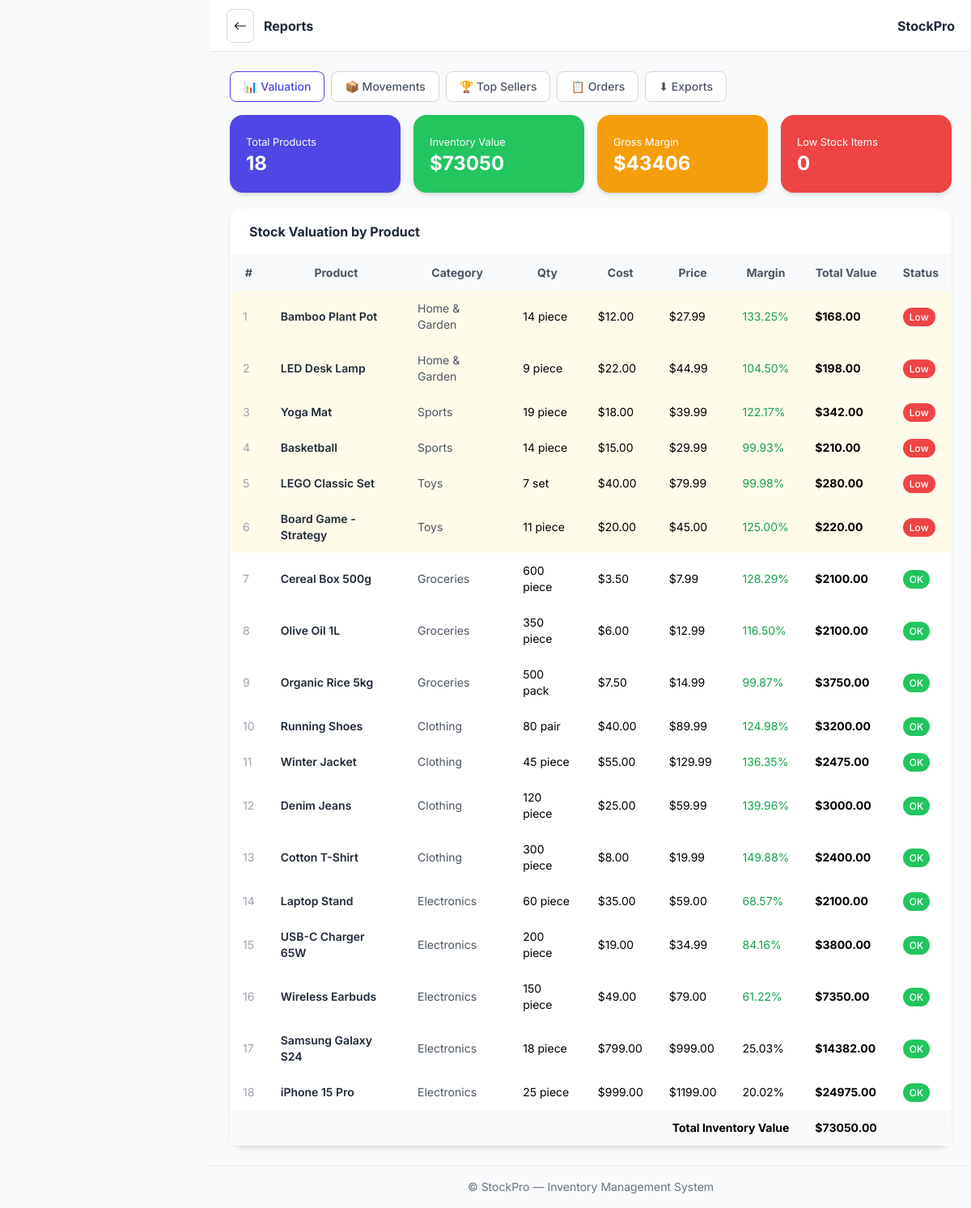
Screenshot of /dashboard/reports/ (signed in) with the database file from the repository.
### inventory/models.py (models this page shows, shortened)
class Product(models.Model):
    STATUS_CHOICES = [
        ("active", "Active"),
        ("archived", "Archived"),
    ]
    UNIT_CHOICES = [
        ("piece", "Piece"),
        ("kg", "Kilogram"),
        ("g", "Gram"),
        ("l", "Liter"),
        ("ml", "Milliliter"),
        ("box", "Box"),
        ("pack", "Pack"),
        ("set", "Set"),
    ]
    name = models.CharField(max_length=200)
    category = models.ForeignKey(
        Category, on_delete=models.SET_NULL, null=True, blank=True, related_name="products"
    )
    supplier = models.ForeignKey(
        Supplier, on_delete=models.SET_NULL, null=True, blank=True, related_name="products"
    )
    description = models.TextField(blank=True)
    sku = models.CharField(max_length=50, unique=True, blank=True)
    barcode = models.CharField(max_length=50, unique=True, blank=True)
    price = models.DecimalField(max_digits=10, decimal_places=2, validators=[MinValueValidator(Decimal("0"))])
    cost_price = models.DecimalField(max_digits=10, decimal_places=2, default=Decimal("0"), validators=[MinValueValidator(Decimal("0"))])
    quantity = models.IntegerField(default=0, validators=[MinValueValidator(0)])
    unit = models.CharField(max_length=20, choices=UNIT_CHOICES, default="piece")
    low_stock_threshold = models.IntegerField(default=10)
    max_stock_threshold = models.IntegerField(default=1000)
    status = models.CharField(max_length=10, choices=STATUS_CHOICES, default="active")
    image = models.ImageField(upload_to="products/", blank=True, null=True)
    created_at = models.DateTimeField(auto_now_add=True)
    updated_at = models.DateTimeField(auto_now=True)
    class Meta:
        ordering = ["-updated_at"]
        indexes = [
            models.Index(fields=["status", "quantity"]),
            models.Index(fields=["sku"]),
        ]
    @property
    def is_low_stock(self):
        return self.quantity <= self.low_stock_threshold
    @property
    def is_overstock(self):
        return self.quantity >= self.max_stock_threshold
    @property
    def total_value(self):
        return self.cost_price * self.quantity
    @property
    def margin(self):
        if self.cost_price > 0:
            return ((self.price - self.cost_price) / self.cost_price * 100).quantize(Decimal("0.01"))
        return Decimal("0.00")

class Category(models.Model):
    name = models.CharField(max_length=100, unique=True)
    description = models.TextField(blank=True)
    parent = models.ForeignKey(
        'self', on_delete=models.SET_NULL, null=True, blank=True, related_name='subcategories'
    )
    created_at = models.DateTimeField(auto_now_add=True)
    class Meta:
        verbose_name_plural = "Categories"
        ordering = ["name"]
    def __str__(self):
        return self.name

### inventory/views.py (the view)
# urls.py: path("reports/", views.reports_view, name="reports"),
@login_required
@manager_or_admin_required
def reports_view(request):
    products      = Product.objects.filter(status="active")
    cash_value    = sum(p.total_value for p in products)
    total_margin  = sum((p.price - p.cost_price) * p.quantity for p in products)
    movements = StockMovement.objects.all()
    movements = movements.order_by("-date")[:200]
    total_in  = sum(m.quantity for m in StockMovement.objects.filter(movement_type="IN"))
    total_out = sum(m.quantity for m in StockMovement.objects.filter(movement_type="OUT"))
    top_movers      = StockMovement.objects.filter(movement_type="IN").values("product__name").annotate(
        sold=Sum("quantity")
    ).order_by("-sold")[:5]
    slow_movers     = products.filter(quantity__gt=0).order_by("quantity")[:5]
    monthly = list(
        PurchaseOrder.objects
        .annotate(month=TruncMonth("order_date"))
        .values("month")
        .annotate(total=Sum("total_amount"))
        .order_by("month")[:6]
    )
    return render(request, "inventory/reports.html", {
        "products": products,
        "cash_value": cash_value,
        "total_margin": total_margin,
        "movements": movements,
        "total_in": total_in,
        "total_out": total_out,
        "top_movers": top_movers,
        "slow_movers": slow_movers,
        "monthly_orders": monthly,
        "categories": Category.objects.all(),
    })

### inventory/templates/inventory/reports.html (shortened to what this page needs)
{% extends 'base.html' %}
{% block page_title %}Reports{% endblock %}
{% block content %}
<div class="flex flex-wrap gap-2 mb-4">
  <button type="button" class="px-4 py-2 text-sm font-medium rounded-lg border border-primary-600 bg-white text-primary-600 hover:bg-primary-50 active report-tab" data-section="valuation" onclick="showSection('valuation')">📊 Valuation</button>
  <button type="button" class="px-4 py-2 text-sm font-medium rounded-lg border border-gray-300 bg-white text-gray-600 hover:bg-gray-50 report-tab" data-section="movement" onclick="showSection('movement')">📦 Movements</button>
  <button type="button" class="px-4 py-2 text-sm font-medium rounded-lg border border-gray-300 bg-white text-gray-600 hover:bg-gray-50 report-tab" data-section="topsellers" onclick="showSection('topsellers')">🏆 Top Sellers</button>
  <button type="button" class="px-4 py-2 text-sm font-medium rounded-lg border border-gray-300 bg-white text-gray-600 hover:bg-gray-50 report-tab" data-section="orders" onclick="showSection('orders')">📋 Orders</button>
  <button type="button" class="px-4 py-2 text-sm font-medium rounded-lg border border-gray-300 bg-white text-gray-600 hover:bg-gray-50 report-tab" data-section="export" onclick="showSection('export')">⬇ Exports</button>
</div>
<div id="valuation" class="report-section">
  <div class="grid grid-cols-2 md:grid-cols-4 gap-4 mb-5">
    <div class="bg-primary-600 text-white rounded-2xl shadow-md p-5">
      <small>Total Products</small>
      <div class="font-bold text-2xl">{{ products.count }}</div>
    </div>
    <div class="bg-success-500 text-white rounded-2xl shadow-md p-5">
      <small>Inventory Value</small>
      <div class="font-bold text-2xl">${{ cash_value|floatformat:0 }}</div>
    </div>
    <div class="bg-warning-500 text-white rounded-2xl shadow-md p-5">
      <small>Gross Margin</small>
      <div class="font-bold text-2xl">${{ total_margin|floatformat:0 }}</div>
    </div>
    <div class="bg-danger-500 text-white rounded-2xl shadow-md p-5">
      <small>Low Stock Items</small>
      <div class="font-bold text-2xl">{{ low_stock_items|length|default:0 }}</div>
    </div>
  </div>
  <div class="bg-white rounded-2xl shadow-md">
    <div class="px-6 py-4 border-b border-gray-100 font-bold text-gray-800">Stock Valuation by Product</div>
    <div class="overflow-x-auto">
      <table class="w-full text-sm">
        <thead class="bg-gray-50">
          <tr class="text-gray-600">
            <th class="px-4 py-3">#</th>
            <th class="px-4 py-3">Product</th>
            <th class="px-4 py-3">Category</th>
            <th class="px-4 py-3">Qty</th>
            <th class="px-4 py-3">Cost</th>
            <th class="px-4 py-3">Price</th>
            <th class="px-4 py-3">Margin</th>
            <th class="px-4 py-3">Total Value</th>
            <th class="px-4 py-3">Status</th>
          </tr>
        </thead>
        <tbody>
          {% for p in products %}
          <tr class="{% if p.is_low_stock %}bg-warning-50{% elif p.is_overstock %}bg-amber-50{% endif %}">
            <td class="px-4 py-3 text-gray-400">{{ forloop.counter }}</td>
            <td class="px-4 py-3">
              <a href="{% url 'product_detail' p.pk %}" class="text-gray-800 font-semibold hover:text-primary-600">{{ p.name }}</a>
            </td>
            <td class="px-4 py-3 text-gray-600">{{ p.category|default:'—' }}</td>
            <td class="px-4 py-3">{{ p.quantity }} {{ p.unit }}</td>
            <td class="px-4 py-3">${{ p.cost_price|floatformat:2 }}</td>
            <td class="px-4 py-3">${{ p.price|floatformat:2 }}</td>
            <td class="px-4 py-3 {% if p.margin > 50 %}text-success-600{% endif %}">{{ p.margin }}%</td>
            <td class="px-4 py-3 font-bold">${{ p.total_value|floatformat:2 }}</td>
            <td class="px-4 py-3">
              {% if p.is_low_stock %}
                <span class="px-2 py-1 text-xs rounded-full font-medium bg-danger-500 text-white">Low</span>
              {% elif p.is_overstock %}
                <span class="px-2 py-1 text-xs rounded-full font-medium bg-warning-500 text-black">Over</span>
              {% else %}
                <span class="px-2 py-1 text-xs rounded-full font-medium bg-success-500 text-white">OK</span>
              {% endif %}
            </td>
          </tr>
          {% empty %}
          <tr>
            <td colspan="9" class="px-4 py-8 text-center text-gray-500">No active products.</td>
          </tr>
          {% endfor %}
        </tbody>
        <tfoot class="bg-gray-50">
          <tr>
            <td colspan="7" class="px-4 py-3 text-end font-bold">Total Inventory Value</td>
            <td class="px-4 py-3 font-bold">${{ cash_value|floatformat:2 }}</td>
            <td></td>
          </tr>
        </tfoot>
      </table>
    </div>
  </div>
</div>
{% endblock %}

### rows the page displays
Product: name "Bamboo Plant Pot", category "Home & Garden", quantity "14", unit "piece", cost_price "12.00", price "27.99", margin "133.25", total_value "168.00", low_stock_threshold "Low"
Product: name "LED Desk Lamp", category "Home & Garden", quantity "9", unit "piece", cost_price "22.00", price "44.99", margin "104.50", total_value "198.00", low_stock_threshold "Low"
Product: name "Yoga Mat", category "Sports", quantity "19", unit "piece", cost_price "18.00", price "39.99", margin "122.17", total_value "342.00", low_stock_threshold "Low"
Product: name "Basketball", category "Sports", quantity "14", unit "piece", cost_price "15.00", price "29.99", margin "99.93", total_value "210.00", low_stock_threshold "Low"
Product: name "LEGO Classic Set", category "Toys", quantity "7", unit "set", cost_price "40.00", price "79.99", margin "99.98", total_value "280.00", low_stock_threshold "Low"
Product: name "Board Game - Strategy", category "Toys", quantity "11", unit "piece", cost_price "20.00", price "45.00", margin "125.00", total_value "220.00", low_stock_threshold "Low"
Product: name "Cereal Box 500g", category "Groceries", quantity "600", unit "piece", cost_price "3.50", price "7.99", margin "128.29", total_value "2100.00", low_stock_threshold "OK"
Product: name "Olive Oil 1L", category "Groceries", quantity "350", unit "piece", cost_price "6.00", price "12.99", margin "116.50", total_value "2100.00", low_stock_threshold "OK"
Product: name "Organic Rice 5kg", category "Groceries", quantity "500", unit "pack", cost_price "7.50", price "14.99", margin "99.87", total_value "3750.00", low_stock_threshold "OK"
Product: name "Running Shoes", category "Clothing", quantity "80", unit "pair", cost_price "40.00", price "89.99", margin "124.98", total_value "3200.00", low_stock_threshold "OK"
Product: name "Winter Jacket", category "Clothing", quantity "45", unit "piece", cost_price "55.00", price "129.99", margin "136.35", total_value "2475.00", low_stock_threshold "OK"
Product: name "Denim Jeans", category "Clothing", quantity "120", unit "piece", cost_price "25.00", price "59.99", margin "139.96", total_value "3000.00", low_stock_threshold "OK"
Product: name "Cotton T-Shirt", category "Clothing", quantity "300", unit "piece", cost_price "8.00", price "19.99", margin "149.88", total_value "2400.00", low_stock_threshold "OK"
Product: name "Laptop Stand", category "Electronics", quantity "60", unit "piece", cost_price "35.00", price "59.00", margin "68.57", total_value "2100.00", low_stock_threshold "OK"
Product: name "USB-C Charger 65W", category "Electronics", quantity "200", unit "piece", cost_price "19.00", price "34.99", margin "84.16", total_value "3800.00", low_stock_threshold "OK"
Product: name "Wireless Earbuds", category "Electronics", quantity "150", unit "piece", cost_price "49.00", price "79.00", margin "61.22", total_value "7350.00", low_stock_threshold "OK"
Product: name "Samsung Galaxy S24", category "Electronics", quantity "18", unit "piece", cost_price "799.00", price "999.00", margin "25.03", total_value "14382.00", low_stock_threshold "OK"
Product: name "iPhone 15 Pro", category "Electronics", quantity "25", unit "piece", cost_price "999.00", price "1199.00", margin "20.02", total_value "24975.00", low_stock_threshold "OK"

### other values shown
{{ products.count }} "18"
{{ cash_value|floatformat:0 }} "73050"
{{ total_margin|floatformat:0 }} "43406"
{{ low_stock_items|length|default:0 }} "0"
{{ cash_value|floatformat:2 }} "73050.00"
